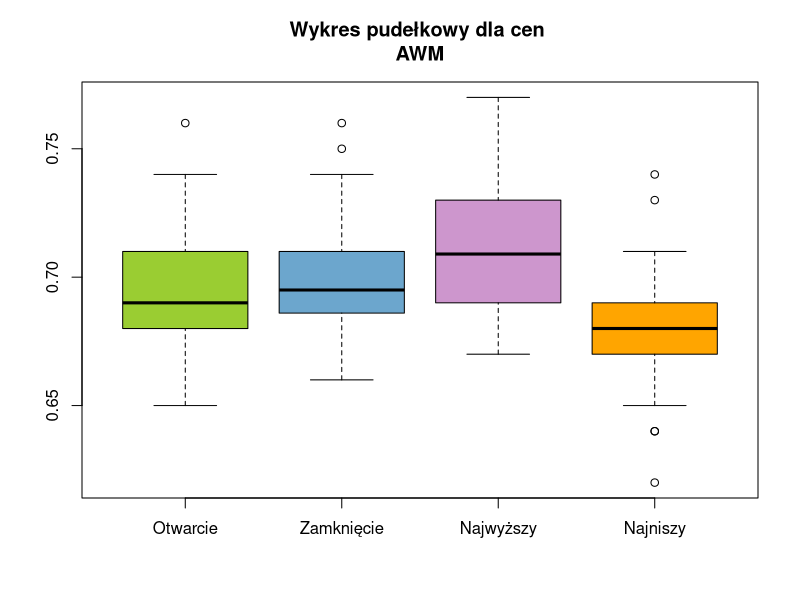
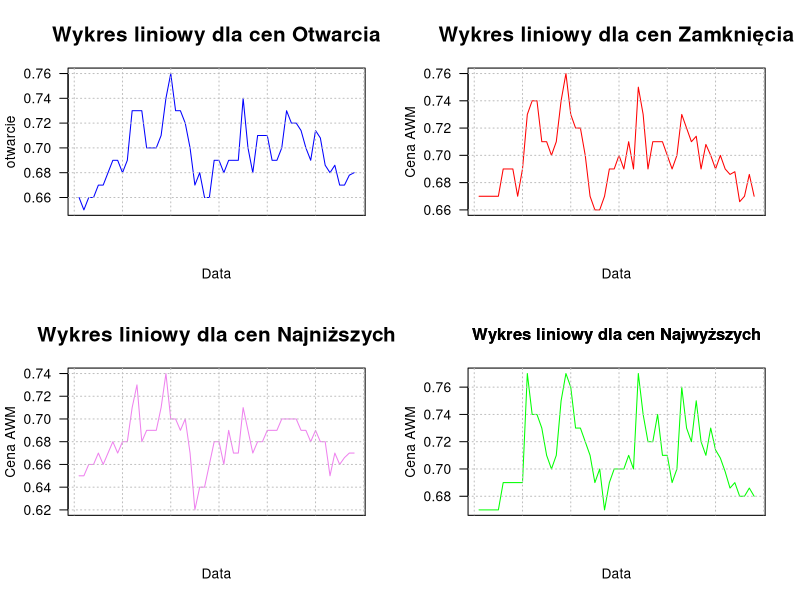
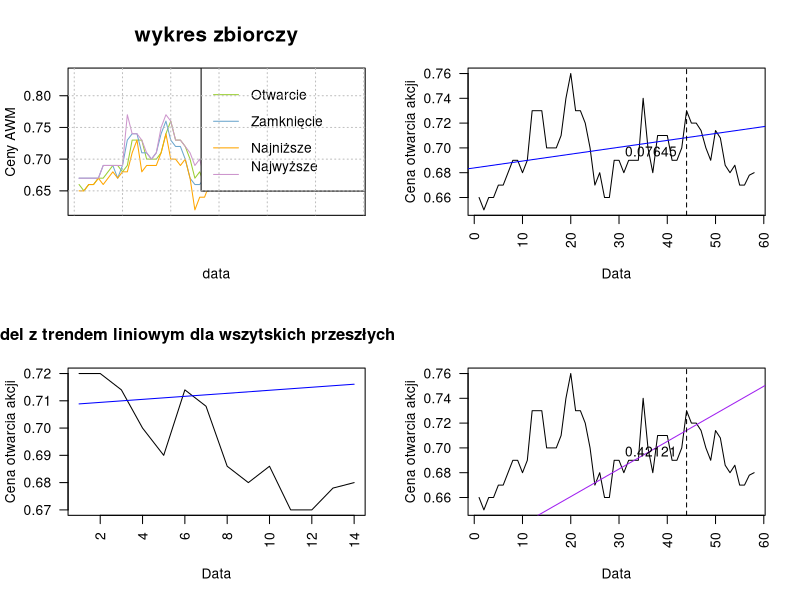
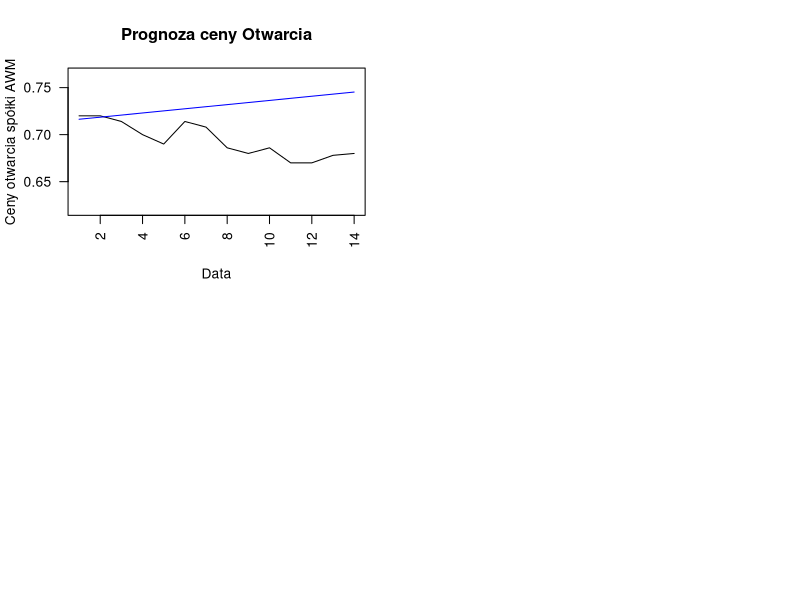

Write R code to recreate these figures, in order.
## ---- chunk 1
knitr::opts_chunk$set(echo = TRUE)
## ---- chunk 2
library(readxl)
dane<- read_excel("dane_awm.xlsx", range="A1:E59")
## ---- chunk 3
head(dane)
## ---- chunk 4
summary(dane)
## ---- chunk 5
otwarcie<-dane$Otwarcie
zamkniecie<-dane$Zamkniecie
najwyzszy<-dane$Najwyzszy
najnizszy<-dane$Najnizszy
data<-dane$Data
boxplot(otwarcie,zamkniecie,najwyzszy,najnizszy, main="Wykres pudełkowy dla cen 
AWM",col=c("yellowgreen","skyblue3","plum3","orange"),names=c("Otwarcie","Zamknięcie","Najwyższy","Najniszy"))
## ---- chunk 6
par(mfrow = c(2, 2),pty="m",las = 2)
matplot(otwarcie,type='l',col="blue",xlab = "Data",xaxt = "n")
title(main = list("Wykres liniowy dla cen Otwarcia" , font = 7, cex = 1.5))
axis(1, at = data, labels = levels(data),cex.axis = 0.6)
grid(NULL, NULL, col = "grey")
matplot(zamkniecie,type="l",col="red",xlab="Data",xaxt = "n",ylab="Cena AWM")
title(main = list("Wykres liniowy dla cen Zamknięcia" , font = 7, cex = 1.5))
axis(1, at = data, labels = levels(data),cex.axis = 0.6)
grid(NULL, NULL, col = "grey")
matplot(najnizszy,type='l',col="violet", xlab = "Data", xaxt = "n",ylab="Cena AWM")
title(main = list("Wykres liniowy dla cen Najniższych" , font = 7, cex = 1.5))
axis(1, at = data, labels = levels(data),cex.axis = 0.6)
grid(NULL, NULL, col = "grey")
matplot(najwyzszy,type='l',col="green",xlab = "Data",xaxt = "n",main="Wykres liniowy dla cen Najwyzszych",ylab="Cena AWM")
title(main="Wykres liniowy dla cen Najwyższych", font=7, cex=1.5)
axis(1, at = data, labels = levels(data),cex.axis = 0.6)
grid(NULL, NULL, col = "grey")
## ---- chunk 7
par(pty="m",las = 2)
matplot(otwarcie,type="l",col="yellowgreen", ylim=c(0.62  , 0.835),xlab="data", ylab="Ceny AWM",xaxt = "n")
title(main = list("wykres zbiorczy" , font = 7, cex = 1.5))
axis(1, at = data, labels = levels(data),cex.axis = 0.6)
lines(zamkniecie,col="skyblue3")
lines(najnizszy,col="orange")
lines(najwyzszy,col="plum3")
legend("topright", legend=c("Otwarcie", "Zamknięcie ","Najniższe","Najwyższe
                           "),
       col=c("yellowgreen", "skyblue3","orange","plum3"), lwd=1)
grid(NULL, NULL, col = "grey")
## ---- chunk 8
library(readxl)
dane <- read_excel("dane_awm.xlsx", range = "a1:b59")


otwarcie<-dane$Otwarcie
dzien<-as.numeric(1:length(dane$Data))
d<-data.frame(cbind(dzien,otwarcie))
head(d)
## ---- chunk 9
zb_uczacy<-data.frame(dzien=dzien[1:44],otwarcie=otwarcie[1:44])
zb_testowy<-data.frame(dzien=dzien[45:nrow(dane)],otwarcie=otwarcie[45:nrow(dane)])
class(zb_testowy)
## ---- chunk 10
model<-lm(otwarcie~dzien,data=zb_uczacy)
summary(model)
plot(d$otwarcie,type="l",pch=20, cex=1,xlab = "Data", ylab = "Cena otwarcia akcji")
abline(model, col="blue")
axis(1,at = dane$Data, labels = levels(dane$Data
                                       ))
abline(v=44, lty=2)
text(mean(dzien),mean(otwarcie), round(summary(model)$r.squared,5),pos=4)
## ---- chunk 11
prognoza<-predict(model, newdata = zb_testowy)
prognoza
plot(zb_testowy$otwarcie,xlab = "Data",ylab = "Cena otwarcia akcji", main="Model z trendem liniowym dla wszytskich przeszłych danych", type="l")
lines(prognoza, col="blue")
## ---- chunk 12
liczba_dni<-nrow(zb_uczacy)

model_n<-lm(otwarcie~dzien,data=zb_uczacy[(liczba_dni+1-20):liczba_dni,])
summary(model_n)
plot( otwarcie,type="l",xlab = "Data", ylab = "Cena otwarcia akcji")
abline(model_n, col="purple")
text(mean(dzien),mean(otwarcie), round(summary(model_n)$r.squared,5),pos=4)
abline(v=44,lty=2)
## ---- chunk 13
prognoza2=predict(model_n,newdata=zb_testowy)
prognoza2
## ---- chunk 14
prognoza2=predict(model_n,newdata=zb_testowy)
prognoza2
plot(zb_testowy$otwarcie,
      xlab = "Data", ylab="Ceny otwarcia spółki AWM", type="l", main="Prognoza ceny Otwarcia",ylim=c(0.62  , 0.765))
lines(prognoza2, col="blue", type="l")
## ---- chunk 15
b_sredkw<-mean(((prognoza - zb_testowy$otwarcie)^2))
b_sredkw
stat_Th<-sum(((prognoza-zb_testowy$otwarcie)^2))/sum((zb_testowy$otwarcie^2))
stat_Th
## ---- chunk 16
b_sredkw<-mean(((prognoza2 - zb_testowy$otwarcie)^2))
b_sredkw
stat_Th<-sum(((prognoza2-zb_testowy$otwarcie)^2))/sum((zb_testowy$otwarcie^2))
stat_Th
